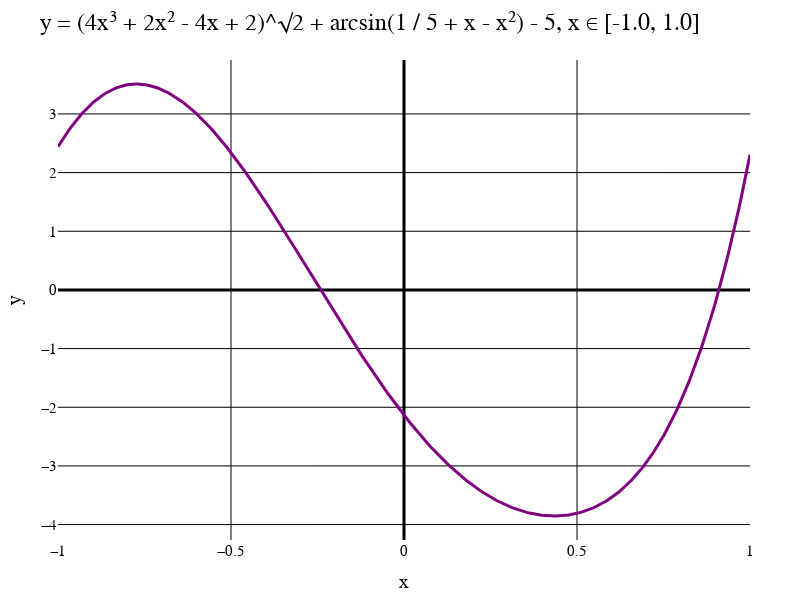

Notebook code cell kept with this figure:
### Markdown cell above
Исходная функция и исходные данные

### Code cell
numOfFunc = 4;
interval = [-1.0, 1.0];
funcColor = "purple";
p1 = makePlot(numOfFunc, funcList, titleList, interval, funcColor)

### Figure 1 — Plotly figure (JSON) as saved in the notebook; plotly's stock layout.template omitted (floating-point values rounded to 4 significant figures; data arrays with more than 128 entries replaced by an {"elided": "..."} marker saying what was removed)
{"data": [{"line": {"color": "purple", "width": 3}, "mode": "line", "type": "scatter", "x": {"elided": "500 float values"}, "y": {"elided": "500 float values"}}], "layout": {"coloraxis": {"outlinecolor": "black"}, "font": {"color": "black", "family": "Times New Roman"}, "height": 600, "margin": {"b": 50, "l": 50, "r": 50, "t": 60}, "paper_bgcolor": "white", "plot_bgcolor": "white", "title": {"autosize": false, "font": {"color": "black", "family": "Times New Roman", "size": 24}, "paper_bgcolor": "red", "text": "y = (4x³ + 2x² - 4x + 2)^√2 + arcsin(1 / 5 + x - x²) - 5, x ∈ [-1.0, 1.0]"}, "width": 800, "xaxis": {"color": "black", "gridcolor": "black", "gridwidth": 1, "tickfont": {"size": 15}, "title": {"font": {"color": "black", "family": "Times New Roman", "size": 20}, "text": "x"}, "zerolinecolor": "black", "zerolinewidth": 3}, "yaxis": {"exponentformat": "power", "gridcolor": "black", "gridwidth": 1, "tickfont": {"size": 15}, "title": {"font": {"color": "black", "family": "Times New Roman", "size": 20}, "text": "y"}, "zerolinecolor": "black", "zerolinewidth": 3}}}
